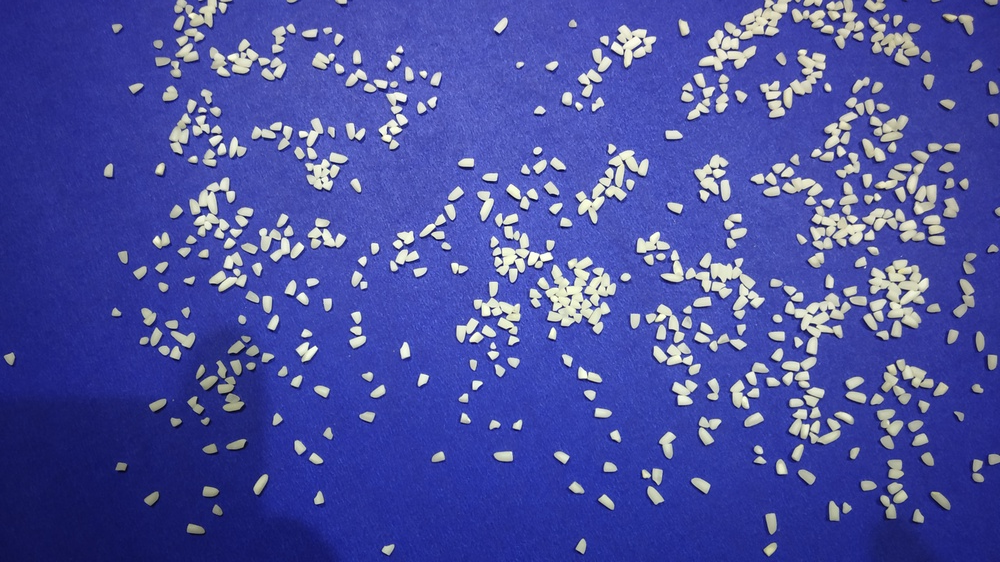
#> input picture Training Dataset/broken_grain_1.jpg, 1000 x 562 px, shrunk from 4000 x 2250 before the run
$ python -i extract_features.py   (imports and definitions only)
#> lines starting #> are read from the running program, lines starting #| are printed output that depends on the picture; after the words box and inside, x2 and y2 are one past the last pixel; in counts of white or black regions, pixels touching at a corner belong together
#> further down, picture is the input picture: shape (562, 1000, 3); mean B, G, R 160.5, 79.9, 73.9
import cv2
import numpy as np

def extract_features_from_image(image):
    gray = cv2.cvtColor(image, cv2.COLOR_BGR2GRAY)
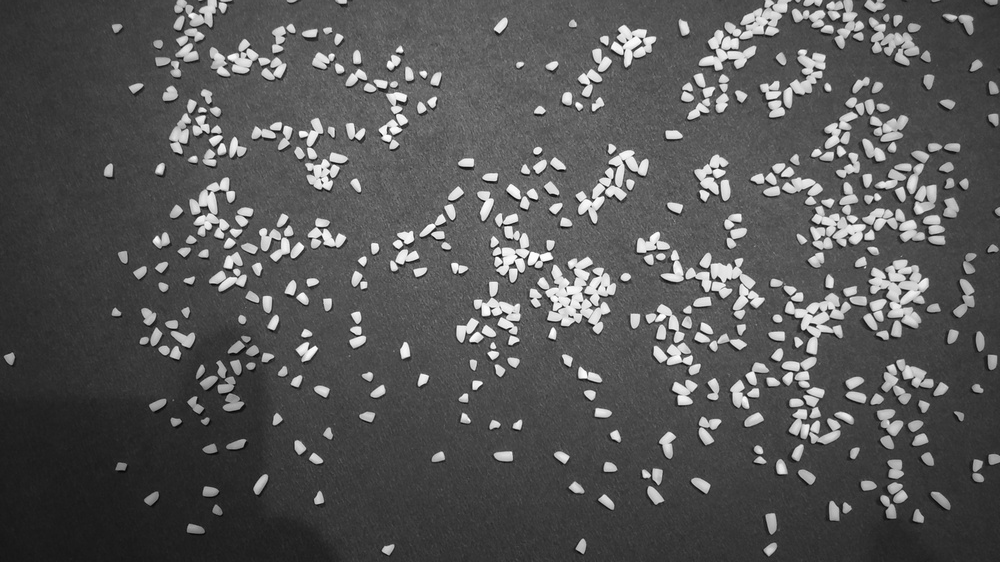
#> gray: shape (562, 1000); min 4, max 255, mean 87.3
    blur = cv2.GaussianBlur(gray, (5, 5), 0)

    _, thresh = cv2.threshold(
        blur, 0, 255, cv2.THRESH_BINARY + cv2.THRESH_OTSU
    )
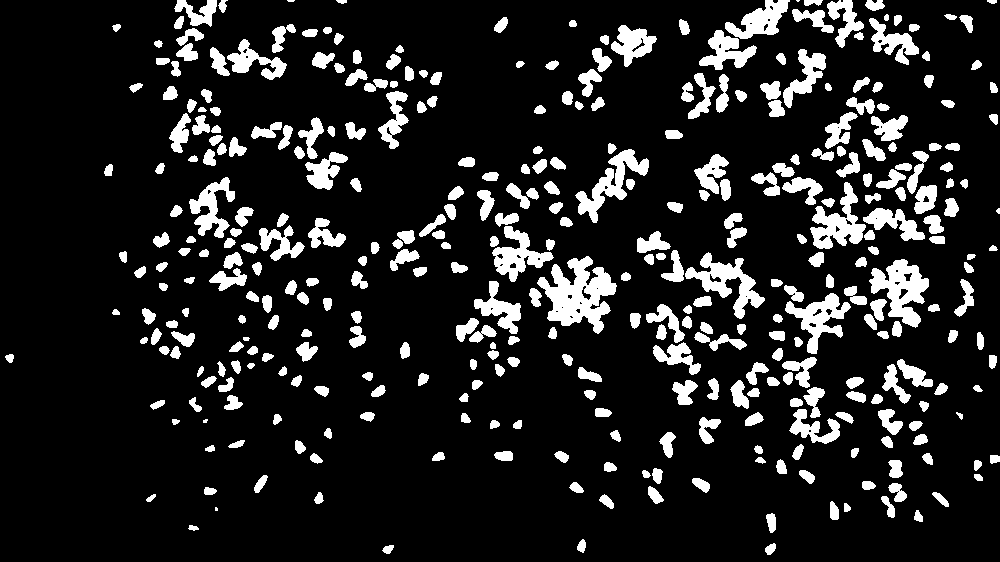
#> thresh: shape (562, 1000); 13.5% white; 374 white regions (5 under 20 px), largest, box (x1, y1, x2, y2) and area: (537, 256, 617, 334) 3199, (869, 259, 929, 328) 2065, (685, 252, 765, 319) 1824

    kernel = np.ones((3, 3), np.uint8)
    clean = cv2.morphologyEx(thresh, cv2.MORPH_OPEN, kernel, iterations=1)
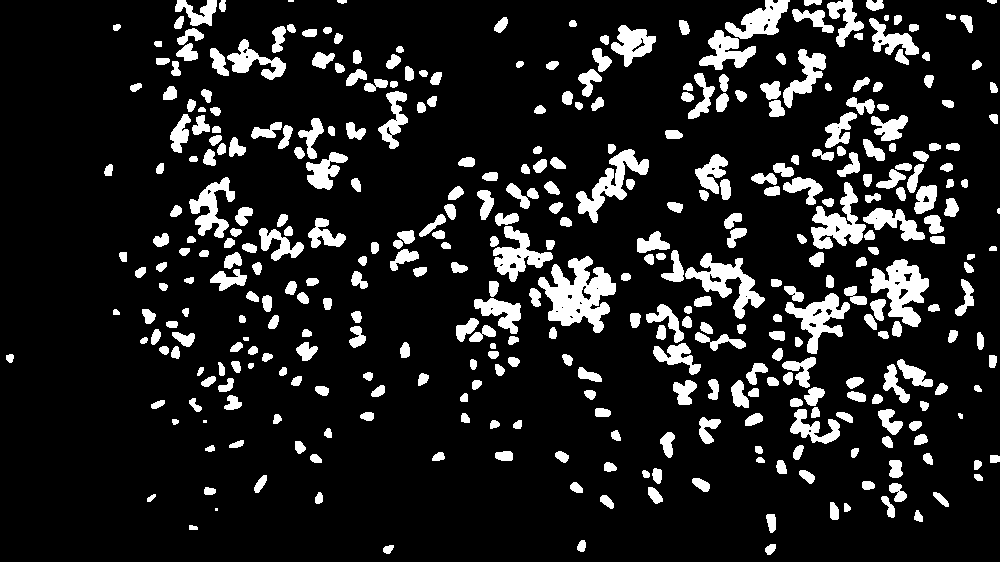
#> clean: shape (562, 1000); 13.3% white; 382 white regions (4 under 20 px)

    contours, _ = cv2.findContours(
        clean, cv2.RETR_EXTERNAL, cv2.CHAIN_APPROX_SIMPLE
    )
#> contours = 382 contours, 7 with area under 20; largest, box (x1, y1, x2, y2) and area: (538, 256, 616, 333) 3053, (870, 259, 929, 327) 2012, (685, 253, 765, 319) 1683, (576, 149, 649, 223) 1525, (811, 182, 866, 249) 1508

    features = []

    for cnt in contours:
        area = cv2.contourArea(cnt)
        if area < 30:
            continue

        x, y, w, h = cv2.boundingRect(cnt)
        aspect_ratio = w / h if h != 0 else 0

        features.append([area, aspect_ratio, h])
#> this loop made 382 passes
#> (area, x, y, w, h, aspect_ratio) on passes 1 to 3: (57.5, 383, 545, 11, 9, 1.22), (72.5, 765, 544, 11, 11, 1), (68.5, 577, 540, 9, 12, 0.75)
#> after the loop, features = 365 items, first 6: [57.5, 1.22, 9], [72.5, 1, 11], [68.5, 0.75, 12], [124.5, 0.526, 19], [60, 0.75, 12], [37, 0.778, 9]

    return features

>>> import cv2
>>> picture = cv2.imread('Training Dataset/broken_grain_1.jpg')
>>> result = extract_features_from_image(picture)
#> result has the same summary as features in extract_features_from_image

$ run again, on Training Dataset/broken_grain_3.jpg
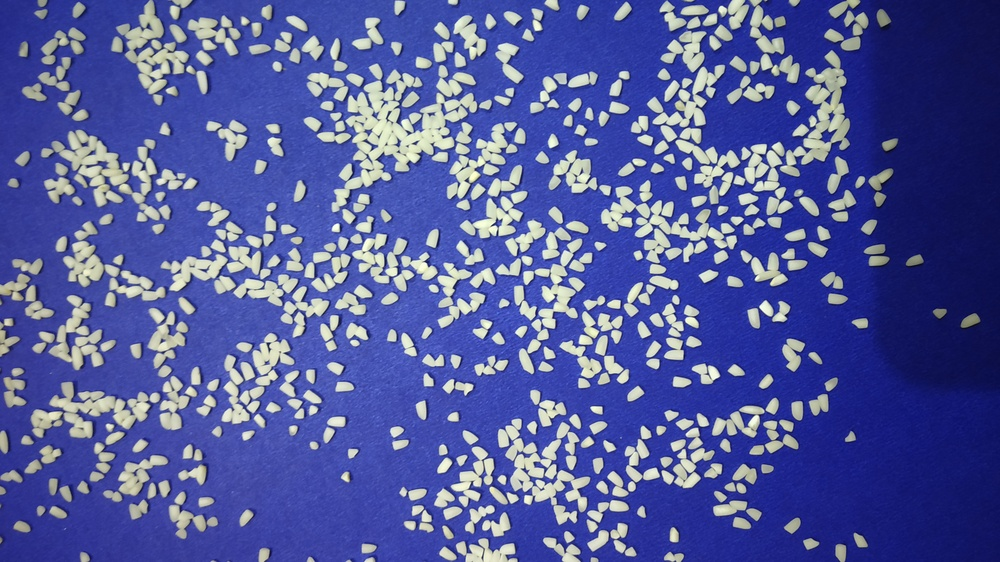
#> input picture Training Dataset/broken_grain_3.jpg, 1000 x 562 px, shrunk from 4000 x 2250 before the run
#> picture is the input picture: shape (562, 1000, 3); mean B, G, R 156.3, 90.9, 82.7
#> in extract_features_from_image, `_, thresh = cv2.threshold( blur, 0, 255, cv2.THRESH_BINARY + cv2.THRES..`:
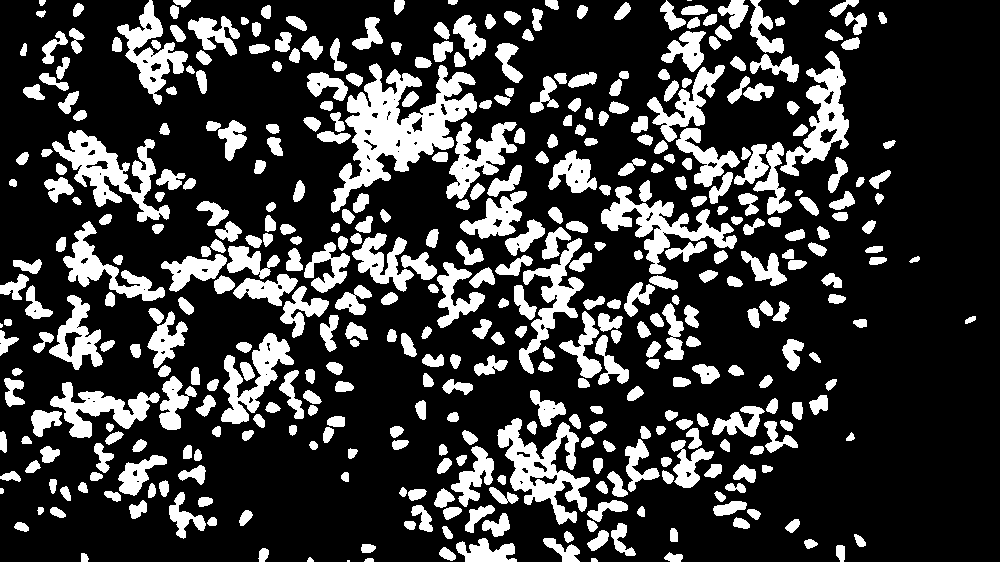
#> thresh: shape (562, 1000); 23.5% white; 420 white regions (3 under 20 px), largest, box (x1, y1, x2, y2) and area: (331, 63, 477, 213) 8368, (497, 418, 590, 525) 4009, (52, 130, 170, 222) 3809
#> in extract_features_from_image, `clean = cv2.morphologyEx(thresh, cv2.MORPH_OPEN, kernel, iterations=1)`:
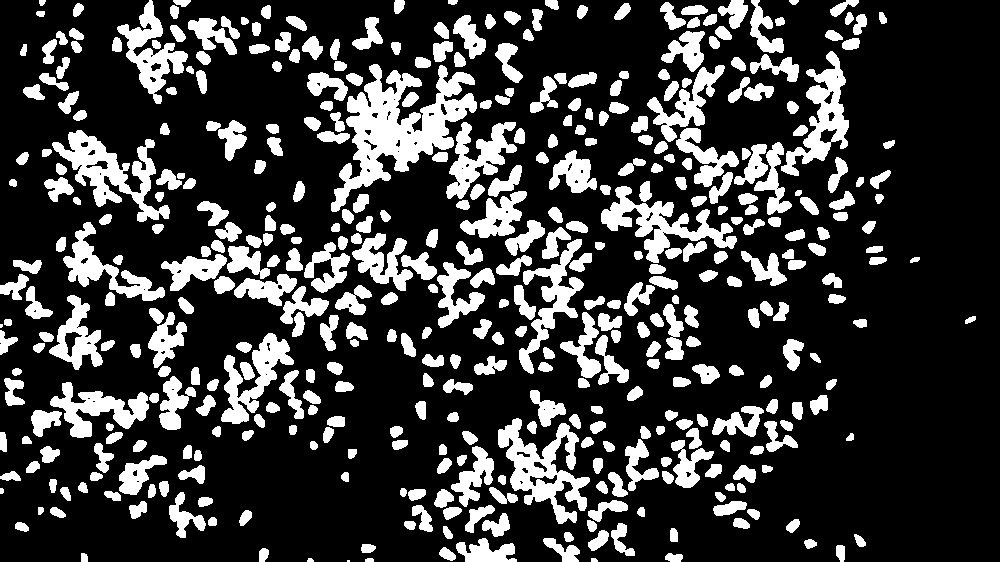
#> clean: shape (562, 1000); 23.3% white; 433 white regions (2 under 20 px)
#> contours = 433 contours, 5 with area under 20; largest, box (x1, y1, x2, y2) and area: (331, 64, 477, 212) 8024, (498, 418, 590, 524) 3905, (52, 130, 170, 222) 3588, (601, 186, 737, 263) 3042, (781, 51, 849, 176) 2963
#> the loop in extract_features_from_image, `for cnt in contours:` made 433 passes
#> (area, x, y, w, h, aspect_ratio) on passes 5 to 7: (106.5, 665, 553, 18, 9, 2), (44, 81, 553, 7, 9, 0.778), (95.5, 259, 548, 10, 14, 0.714)
#> after the loop in extract_features_from_image, `for cnt in contours:`: features = 423 items, first 6: [106.5, 2, 9], [44, 0.778, 9], [95.5, 0.714, 14], [129, 1.21, 14], [109.5, 0.529, 17], [93, 1.67, 9]
#> result has the same summary as features in extract_features_from_image

$ run again, on Training Dataset/full_grain_1.jpg
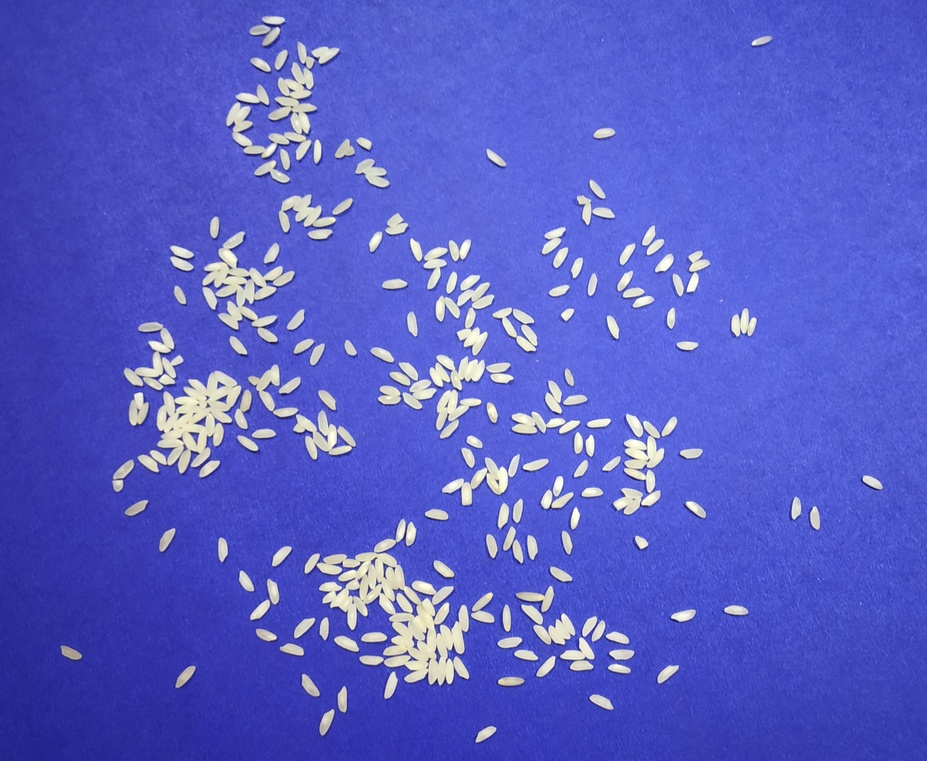
#> input picture Training Dataset/full_grain_1.jpg, 927 x 761 px, shrunk from 2742 x 2250 before the run
#> picture is the input picture: shape (761, 927, 3); mean B, G, R 198.7, 94.1, 87.8
#> in extract_features_from_image, `gray = cv2.cvtColor(image, cv2.COLOR_BGR2GRAY)`:
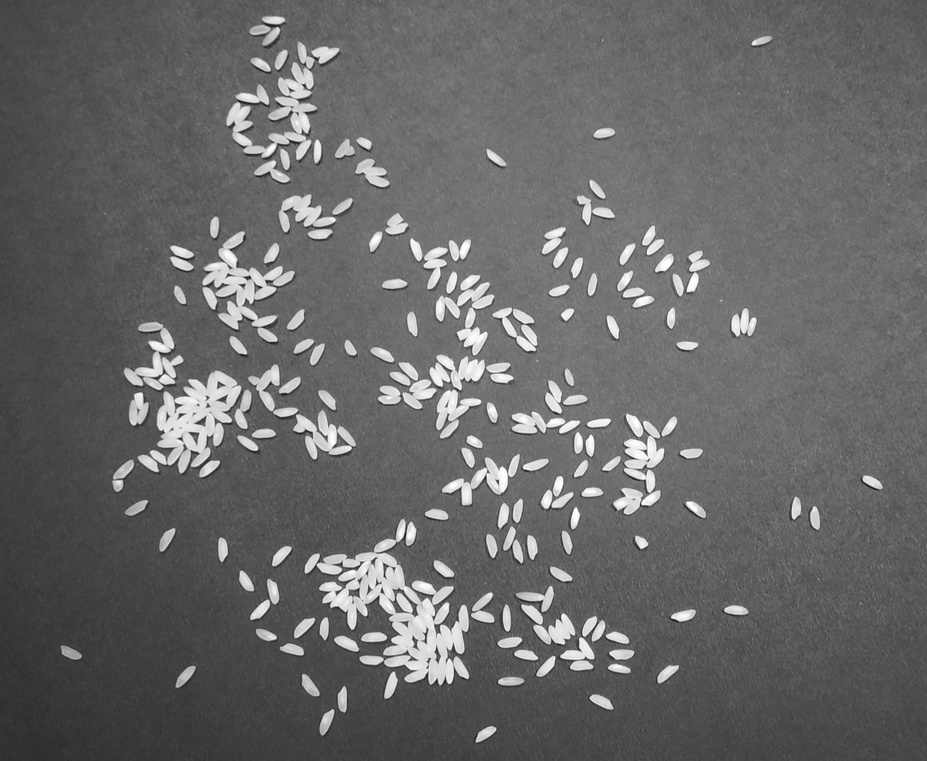
#> gray: shape (761, 927); min 19, max 255, mean 104.1
#> in extract_features_from_image, `_, thresh = cv2.threshold( blur, 0, 255, cv2.THRESH_BINARY + cv2.THRES..`:
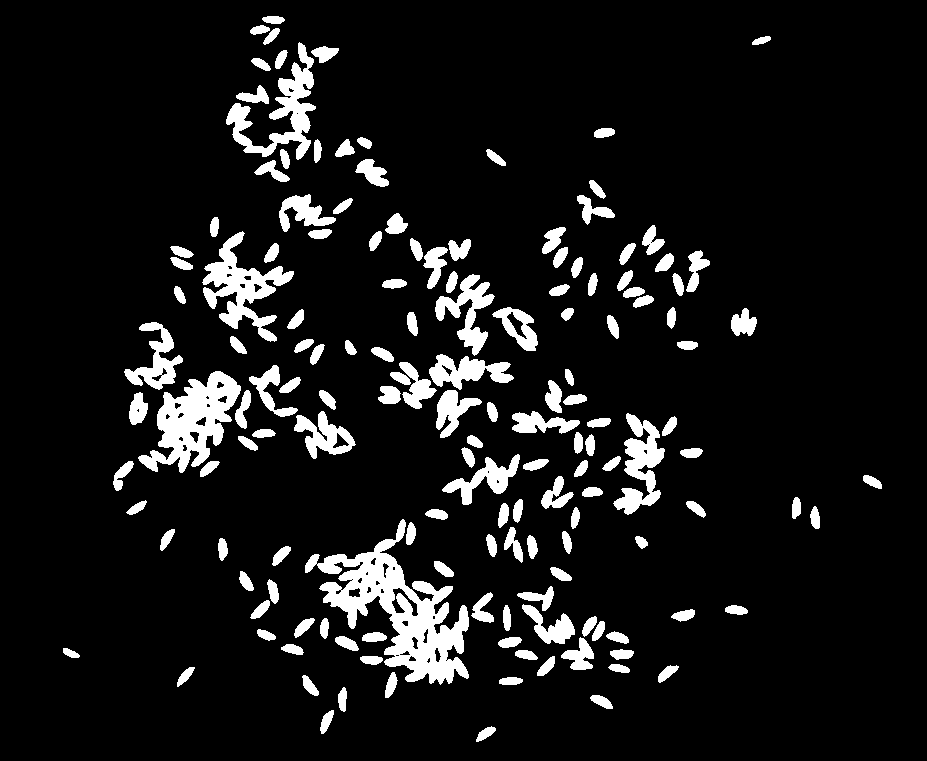
#> thresh: shape (761, 927); 9.2% white; 154 white regions, largest, box (x1, y1, x2, y2) and area: (305, 519, 469, 685) 9372, (138, 371, 241, 473) 4941, (202, 231, 294, 342) 3508
#> clean: shape (761, 927); 9.2% white; 158 white regions
#> contours = 158 contours; largest, box (x1, y1, x2, y2) and area: (318, 520, 469, 684) 9337, (139, 371, 241, 473) 4960, (203, 232, 294, 329) 3155, (226, 43, 316, 159) 2911, (614, 414, 665, 514) 2166
#> the loop in extract_features_from_image, `for cnt in contours:` made 158 passes
#> (area, x, y, w, h, aspect_ratio) on passes 1 to 3: (138, 476, 727, 20, 15, 1.33), (157, 320, 710, 14, 24, 0.583), (161, 591, 695, 22, 14, 1.57)
#> after the loop in extract_features_from_image, `for cnt in contours:`: features = 158 items, first 6: [138, 1.33, 15], [157, 0.583, 24], [161, 1.57, 14], [137.5, 0.391, 23], [132.5, 3, 8], [159, 0.762, 21]
#> result has the same summary as features in extract_features_from_image

$ run again, on Training Dataset/full_grain_4.jpg
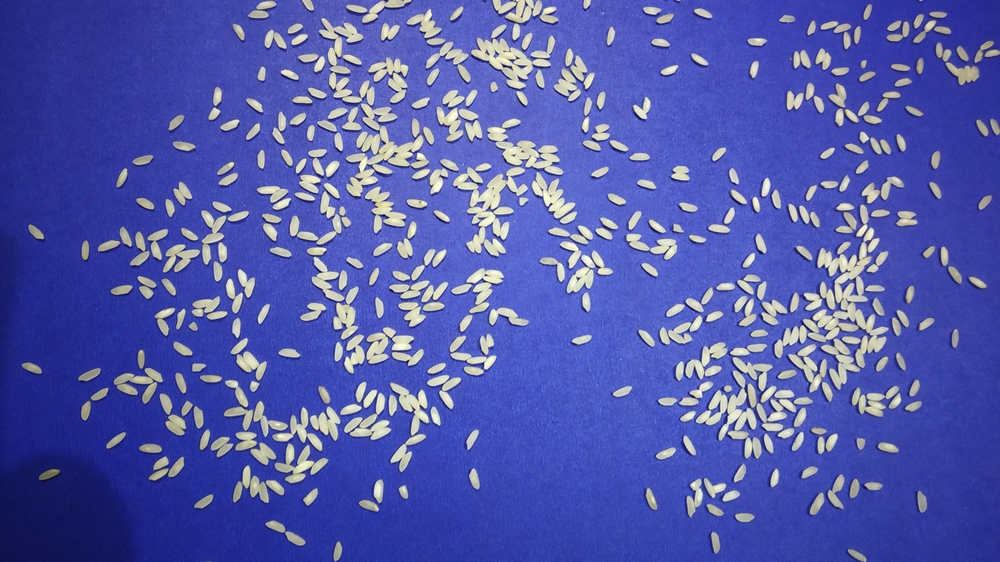
#> input picture Training Dataset/full_grain_4.jpg, 1000 x 562 px, shrunk from 4000 x 2250 before the run
#> picture is the input picture: shape (562, 1000, 3); mean B, G, R 171.4, 89.8, 82.6
#> in extract_features_from_image, `_, thresh = cv2.threshold( blur, 0, 255, cv2.THRESH_BINARY + cv2.THRES..`:
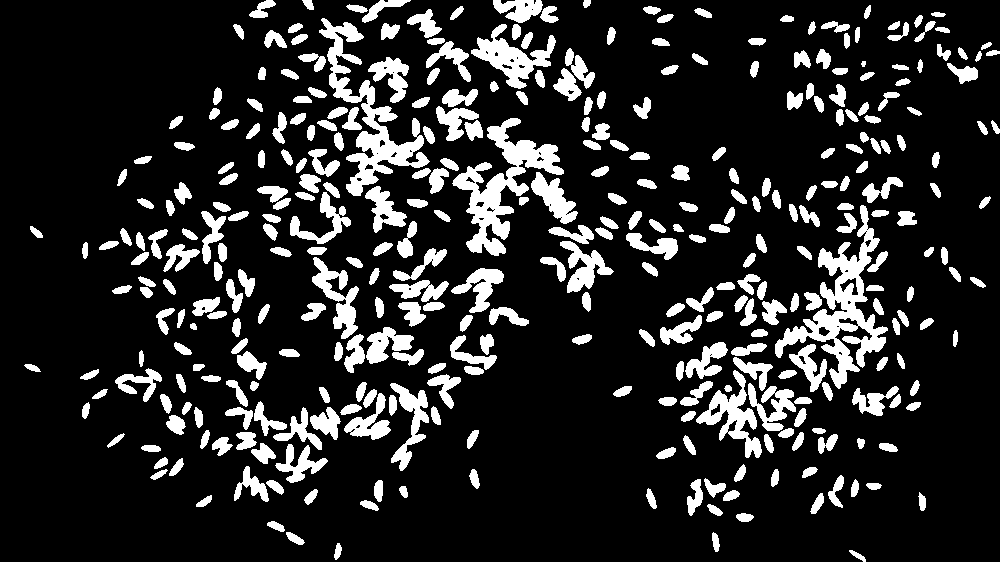
#> thresh: shape (562, 1000); 16% white; 362 white regions, largest, box (x1, y1, x2, y2) and area: (775, 205, 888, 389) 5564, (319, 18, 430, 196) 4805, (452, 118, 564, 256) 4792
#> in extract_features_from_image, `clean = cv2.morphologyEx(thresh, cv2.MORPH_OPEN, kernel, iterations=1)`:
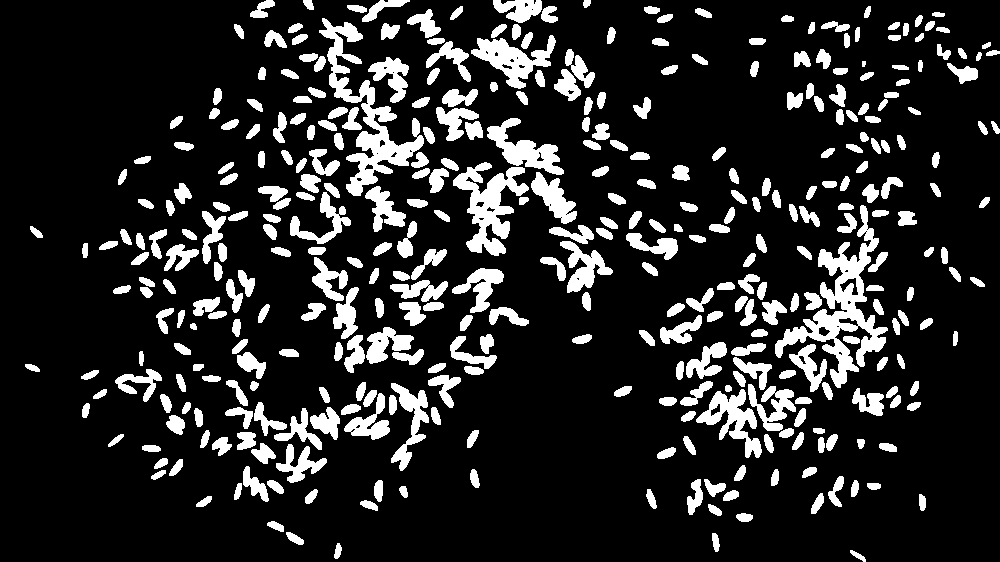
#> clean: shape (562, 1000); 15.8% white; 377 white regions
#> contours = 377 contours, 1 with area under 20; largest, box (x1, y1, x2, y2) and area: (775, 205, 888, 388) 5181, (319, 18, 424, 196) 4190, (453, 162, 529, 256) 2812, (471, 35, 556, 89) 1830, (487, 118, 564, 175) 1607
#> the loop in extract_features_from_image, `for cnt in contours:` made 377 passes
#> (area, x, y, w, h, aspect_ratio) on passes 1 to 3: (60.5, 850, 550, 16, 12, 1.33), (69, 334, 543, 8, 16, 0.5), (87.5, 712, 533, 8, 19, 0.421)
#> after the loop in extract_features_from_image, `for cnt in contours:`: features = 374 items, first 6: [60.5, 1.33, 12], [69, 0.5, 16], [87.5, 0.421, 19], [108.5, 1.38, 13], [92.5, 1.55, 11], [100.5, 1.89, 9]
#> result has the same summary as features in extract_features_from_image
